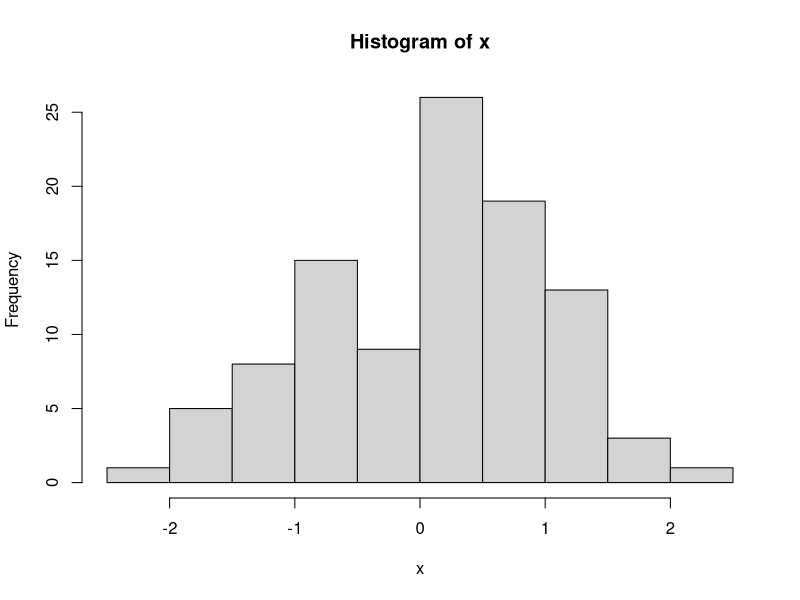
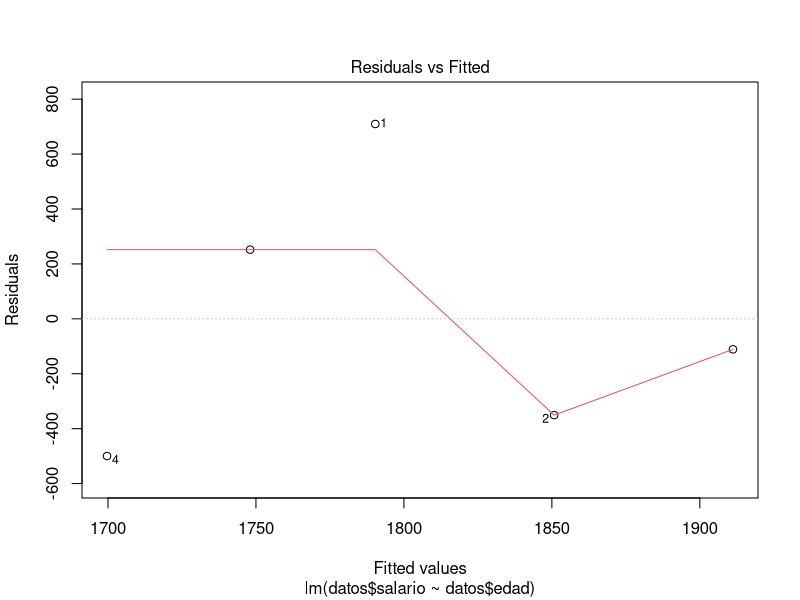
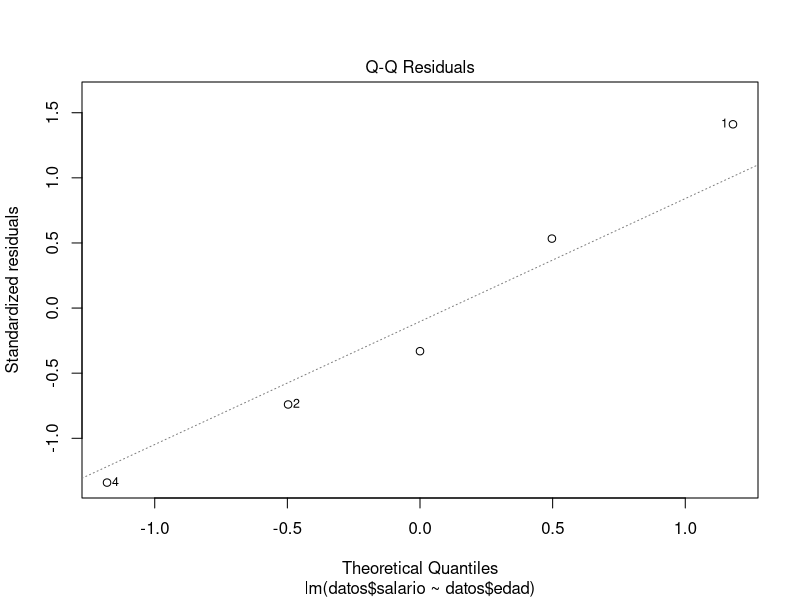
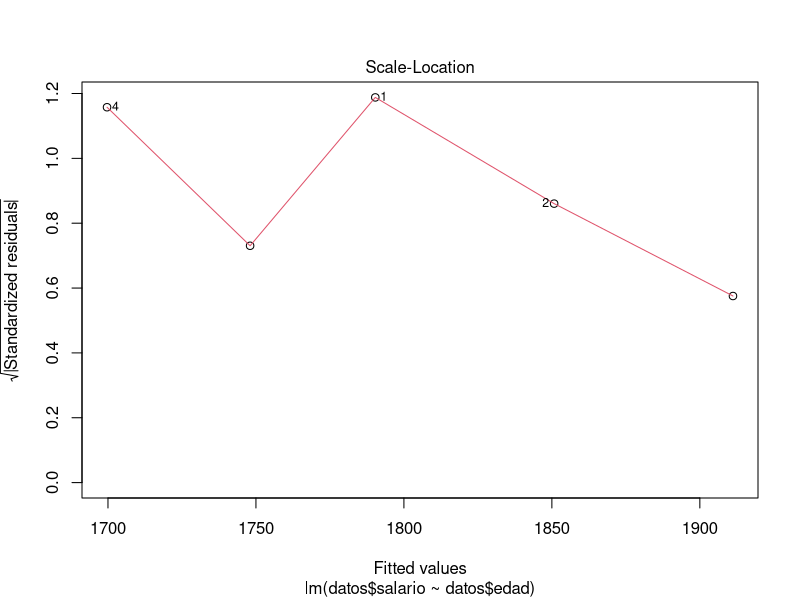
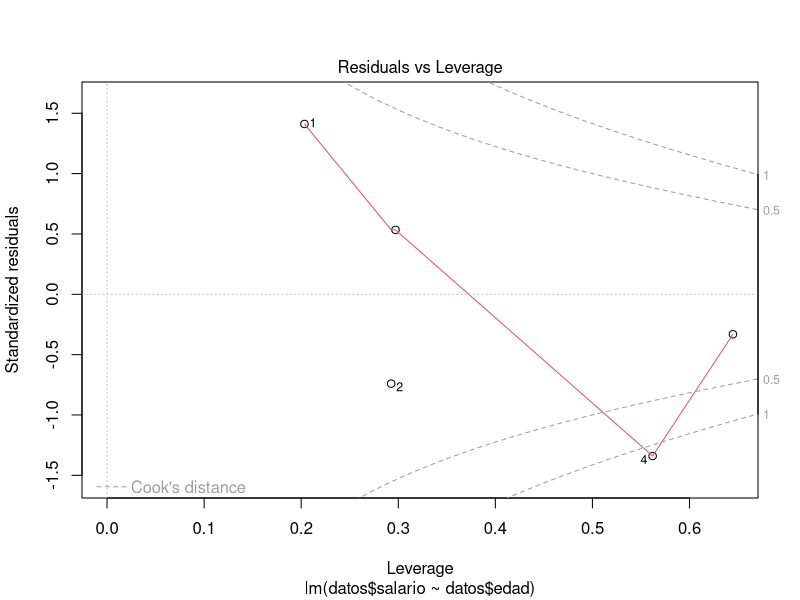
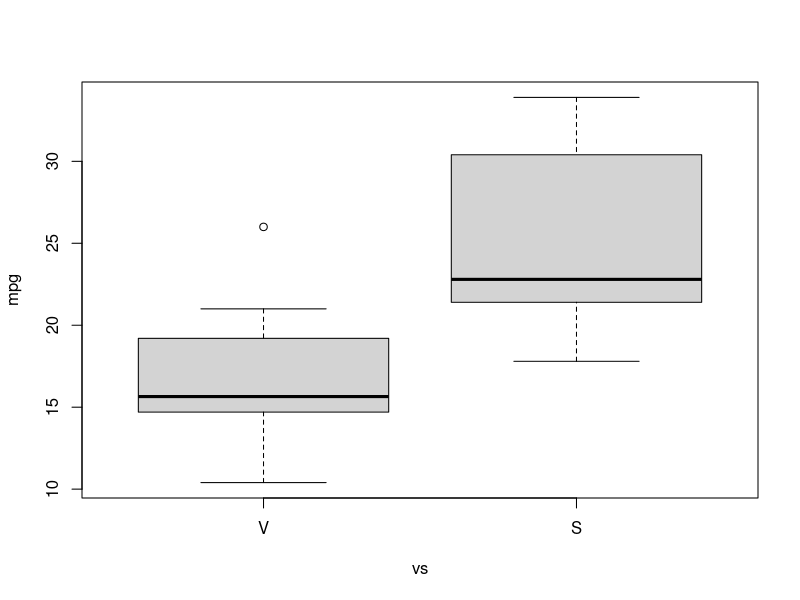
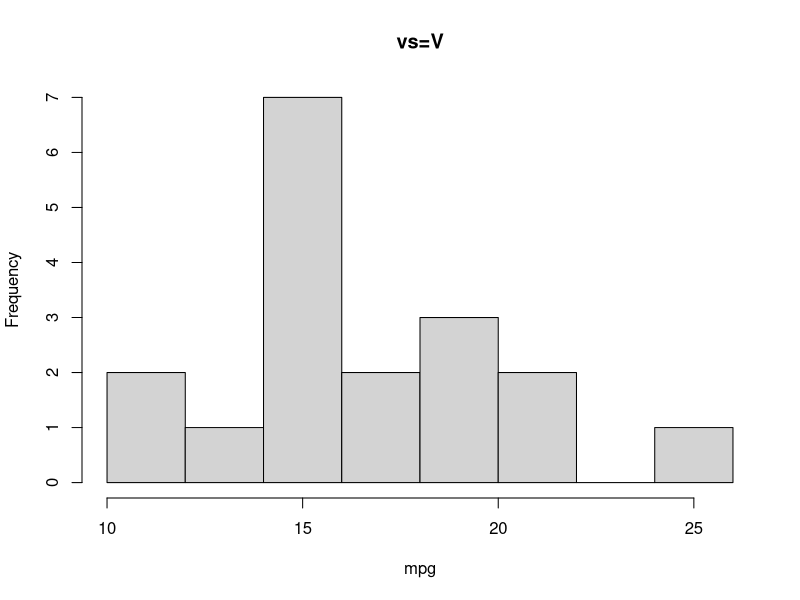
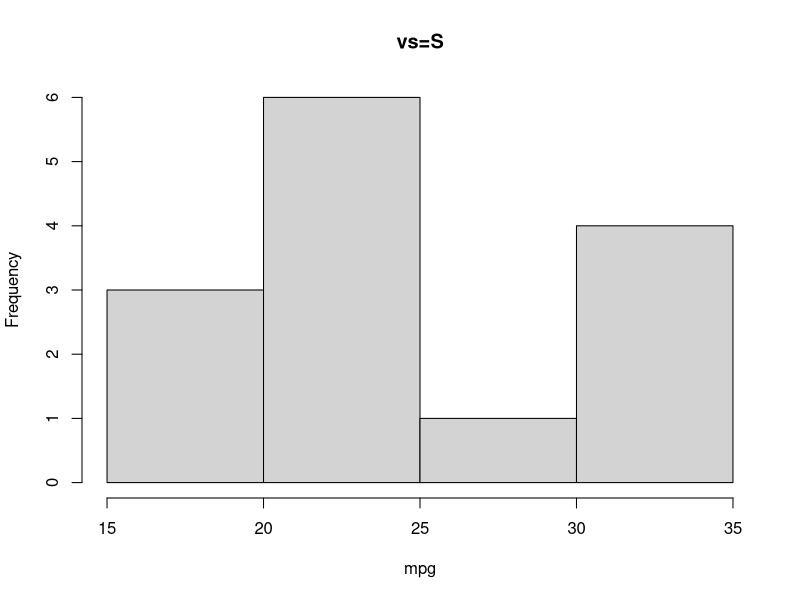

Generate these figures, in order, with R:
# Clase 2022-03-15
# Listas
rm(list = ls())
A <- matrix(1:6, 3, 2)
m1 <- rowMeans(A)
m2 <- colMeans(A)
minA <- min(A)
maxA <- max(A)
nomb <- c("col1", "col2", "col3")
cond <- A > mean(A) + sd(A)
cond
A
lista <- list(A, m1, m2, minA, maxA, nomb, cond)
lista

lista <- list(
    matriz = A, med_fil = m1, med_col = m2, minimo = minA, maximo = maxA,
    nombres = nomb, cond = cond
)
lista[["matriz"]]
lista$matriz

class(lista)
lapply(lista, class)
lapply(lista, mean)

sapply(lista, class)
sapply(lista, mean)

unlist(lista)

class(lista[1])
class(lista[[1]])

x <- rnorm(100)
res <- hist(x)
res
sum(diff(res$breaks) * res$density)


#
# ─── DATA FRAMES ────────────────────────────────────────────────────────────────
#
rm(list = ls())
dni <- c("22456715A", "22456716B", "22456717C", "22456718D", "22456719E")
edad <- c(45, 35, 52, 60, 25)
sexo <- factor(c("Hombre", "Mujer", "Hombre", "Mujer", "Hombre"))
estudios <- factor(c("superior", "superior", "profesional", "medio", "profesional"))
salario <- c(2500, 1500, 2000, 1200, 1800)

datos <- data.frame(dni, edad, sexo, estudios, salario)
datos
class(datos)
names(datos)
str(datos)

summary(datos)

datos[3] # Tratar como lista
datos[3, ] # Tratar como matriz
datos[, 3]

datos[1:2, c("edad", "salario")]
datos[, c(-1, -3, -4)]

model <- lm(datos$salario ~ datos$edad)
model
plot(model)

sample(datos, size = 2) # same as
datos[sample(seq_len(length(datos)), 2)]

mtcars
head(mtcars)
tail(mtcars)

subset(mtcars, vs == 0 & hp > 90)

subset(mtcars, vs == 0 & hp > 90, select = c(-vs))

# Transformar la masa de libras a kg:
transform(mtcars, wt = wt / 2.2046)
transform(mtcars, wtkg = wt / 2.2046)
# --------------------------------------------------------------------------------
# within:
mtcars2 <- within(mtcars, {
    vs <- factor(vs, labels = c("V", "S"))
    am <- factor(am, labels = c("automatic", "manual"))
    cyl <- ordered(cyl)
    gear <- ordered(gear)
    carb <- ordered(carb)
})
mtcars2

with(mtcars2, boxplot(mpg ~ vs))
with(subset(mtcars2, vs == "V"), hist(mpg, main = "vs=V"))
with(subset(mtcars2, vs == "S"), hist(mpg, main = "vs=S"))

# --------------------------------------------------------------------------------
# Comprobación de tipo y casteo

x <- c(1, 2, 2, 1, 2, 1, 1, 1)
is.numeric(x)
is.factor(x)
x <- as.factor(x)
x
class(x)
as.matrix(1:2)
as.complex(1:2)
A <- matrix(1:4, 2, 2)
is.numeric(A)
as.numeric(A)
D <- as.data.frame(A)
is.data.frame(D[1])
is.data.frame(D[1, ])
is.data.frame(D[, 1])
is.vector(D[, 1])
as.numeric(factor(c("H", "M")))
hh <- hist(runif(100), plot = FALSE)
is.list(hh)
